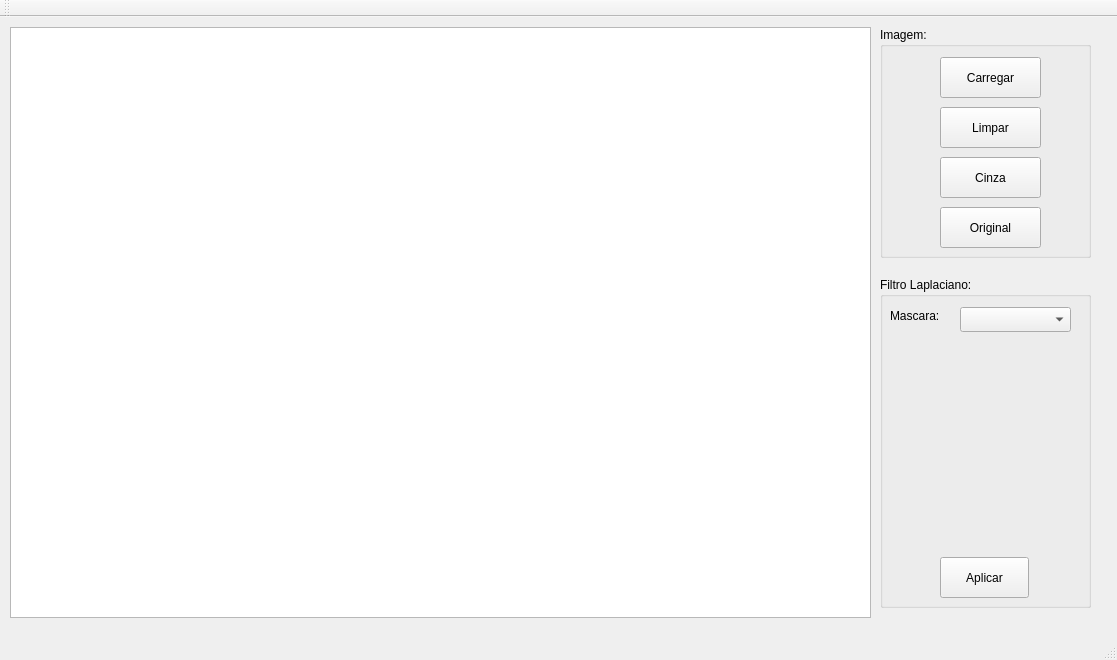
<?xml version="1.0" encoding="UTF-8"?>
<ui version="4.0">
 <class>MainWindow</class>
 <widget class="QMainWindow" name="MainWindow">
  <property name="geometry">
   <rect>
    <x>0</x>
    <y>0</y>
    <width>1117</width>
    <height>660</height>
   </rect>
  </property>
  <property name="windowTitle">
   <string>MainWindow</string>
  </property>
  <widget class="QWidget" name="centralWidget">
   <widget class="QGroupBox" name="intensidade">
    <property name="geometry">
     <rect>
      <x>880</x>
      <y>260</y>
      <width>211</width>
      <height>331</height>
     </rect>
    </property>
    <property name="title">
     <string>Filtro Laplaciano:</string>
    </property>
    <widget class="QPushButton" name="aplicar">
     <property name="geometry">
      <rect>
       <x>60</x>
       <y>280</y>
       <width>89</width>
       <height>41</height>
      </rect>
     </property>
     <property name="text">
      <string>Aplicar</string>
     </property>
    </widget>
    <widget class="QComboBox" name="mascaraBox">
     <property name="geometry">
      <rect>
       <x>80</x>
       <y>30</y>
       <width>111</width>
       <height>25</height>
      </rect>
     </property>
    </widget>
    <widget class="QLabel" name="label">
     <property name="geometry">
      <rect>
       <x>10</x>
       <y>30</y>
       <width>67</width>
       <height>17</height>
      </rect>
     </property>
     <property name="text">
      <string>Mascara:</string>
     </property>
    </widget>
    <widget class="QLabel" name="mascara">
     <property name="geometry">
      <rect>
       <x>10</x>
       <y>70</y>
       <width>191</width>
       <height>191</height>
      </rect>
     </property>
     <property name="text">
      <string/>
     </property>
    </widget>
   </widget>
   <widget class="QGraphicsView" name="imagem">
    <property name="geometry">
     <rect>
      <x>10</x>
      <y>10</y>
      <width>861</width>
      <height>591</height>
     </rect>
    </property>
   </widget>
   <widget class="QGroupBox" name="imagem_box">
    <property name="geometry">
     <rect>
      <x>880</x>
      <y>10</y>
      <width>211</width>
      <height>231</height>
     </rect>
    </property>
    <property name="title">
     <string>Imagem:</string>
    </property>
    <widget class="QPushButton" name="limpar">
     <property name="geometry">
      <rect>
       <x>60</x>
       <y>80</y>
       <width>101</width>
       <height>41</height>
      </rect>
     </property>
     <property name="text">
      <string>Limpar</string>
     </property>
    </widget>
    <widget class="QPushButton" name="cinza">
     <property name="geometry">
      <rect>
       <x>60</x>
       <y>130</y>
       <width>101</width>
       <height>41</height>
      </rect>
     </property>
     <property name="text">
      <string>Cinza</string>
     </property>
    </widget>
    <widget class="QPushButton" name="imgOriginal">
     <property name="geometry">
      <rect>
       <x>60</x>
       <y>180</y>
       <width>101</width>
       <height>41</height>
      </rect>
     </property>
     <property name="text">
      <string>Original</string>
     </property>
    </widget>
    <widget class="QPushButton" name="carregar">
     <property name="geometry">
      <rect>
       <x>60</x>
       <y>30</y>
       <width>101</width>
       <height>41</height>
      </rect>
     </property>
     <property name="text">
      <string>Carregar</string>
     </property>
    </widget>
   </widget>
  </widget>
  <widget class="QMenuBar" name="menuBar">
   <property name="geometry">
    <rect>
     <x>0</x>
     <y>0</y>
     <width>1117</width>
     <height>22</height>
    </rect>
   </property>
  </widget>
  <widget class="QToolBar" name="mainToolBar">
   <attribute name="toolBarArea">
    <enum>TopToolBarArea</enum>
   </attribute>
   <attribute name="toolBarBreak">
    <bool>false</bool>
   </attribute>
  </widget>
  <widget class="QStatusBar" name="statusBar"/>
 </widget>
 <layoutdefault spacing="6" margin="11"/>
 <resources/>
 <connections/>
</ui>
